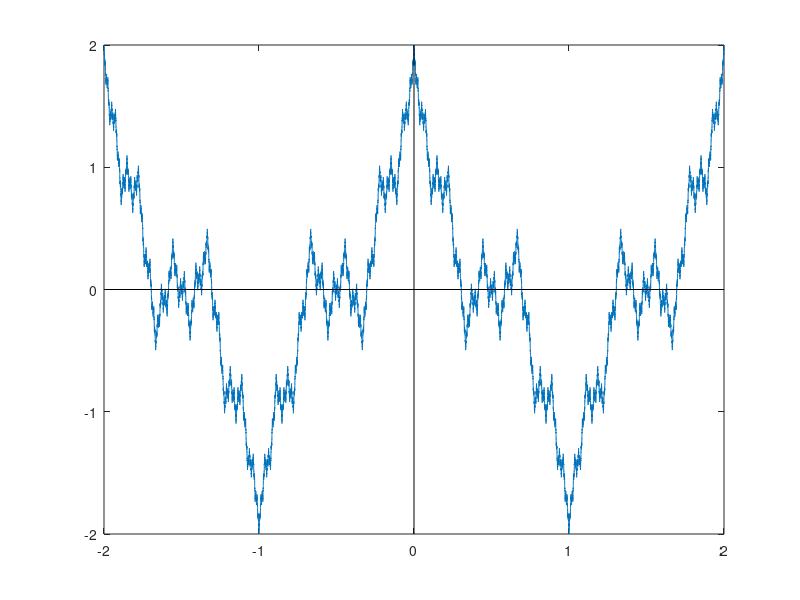

Here is the MATLAB script that generated this plot:
%Range plotnya
x = -2:0.0001:2;

%Nilai a dan b pada fungsinya
a = 0.5;
b = 3;

%Inisialisasi vektor weival sebagai kontainer nilai dari fungsi weierstrass
weival(40001) = 0;

%Generate isi weival dengan evaluasi aproksimasi dari definisi deret Fourier fungsi Weierstrass
for i = 1:40001
  cnt = 0;
  %Offset index array ke nilai x-nya
  xval = (i-40001)/10000 + 2;
  for n = 0:1:120 %Fungsi aslinya sampai tak hingga jadi kita dekati aja
    cnt = cnt + a^n*cos(b^n*pi*xval);
  end
  weival(i) = cnt;
end

plot(x,weival);

%Bikin sumbu x-y
axh = gca; % use current axes
color = 'k'; % black, or [0 0 0]
linestyle = '-'; % solid
line(get(axh,'XLim'), [0 0], 'Color', color, 'LineStyle', linestyle);
line([0 0], get(axh,'YLim'), 'Color', color, 'LineStyle', linestyle);
